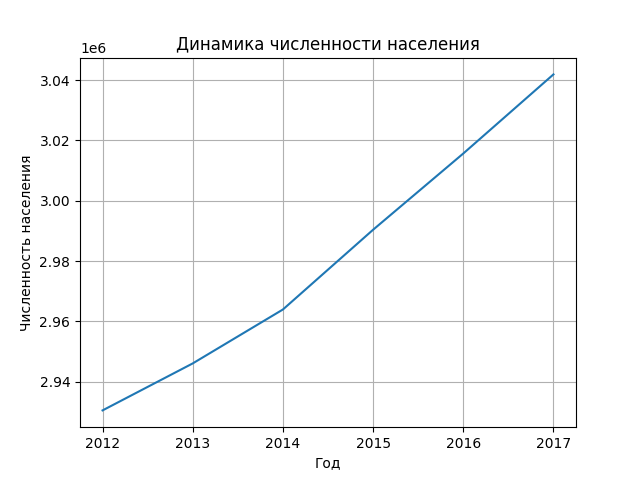

Write the Python code that produced this figure.
import requests
import matplotlib.pyplot as plt

REGION_ID = 122
URL = f"http://localhost:8000/api/analytics/region/{REGION_ID}"

response = requests.get(URL)
data = response.json()

if not isinstance(data, list):
    raise ValueError(f"Ожидался список, получено: {data}")

years = [
    item["year"]
    for item in data
    if item.get("population") is not None
]

population = [
    item["population"]
    for item in data
    if item.get("population") is not None
]

plt.figure()
plt.plot(years, population)
plt.xlabel("Год")
plt.ylabel("Численность населения")
plt.title("Динамика численности населения")
plt.grid(True)

plt.savefig("population.png")
plt.close()
